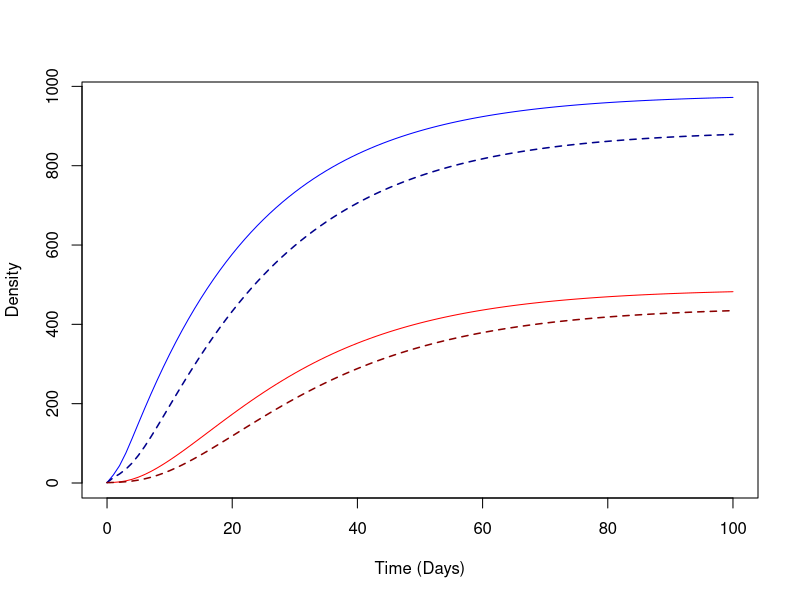
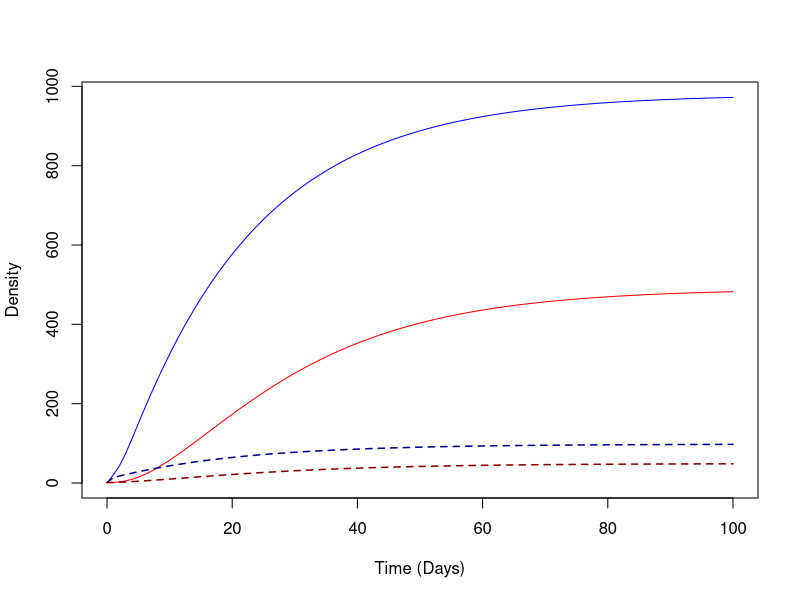
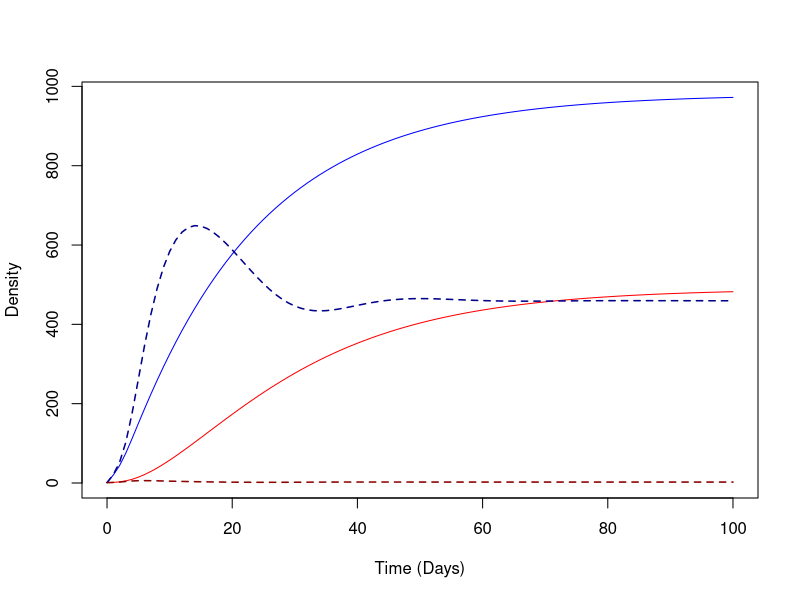

The R script that drew these images, in order:
## ---- chunk 1
BasicAquatic_dML = function(t, y, params){with(c(params, as.list(y)),{
   
  # Terms 
  Lambda = psi*exp(-sigma*L)*L/2 
  eta = chi*f*M 
   
  # Dynamics 
  dM = Lambda - g*M
  dL = eta - (psi*exp(-sigma*L) + phi + theta*L)*L 
  
  return(list(c(dM, dL)))
})} 
## ---- chunk 2
makePar_BasicAquatic = function(f=1/2.5, g=1/10, chi = 50, psi = 1/10, phi = 1/10, theta = 1/100, sigma=0){
  list(f=f, g=g, chi=chi, psi=psi, phi=phi, theta=theta, sigma=sigma)
}
## ---- chunk 3
tt = seq(0,100, by=1) 
y0 = c(M=1, L=1)
params = makePar_BasicAquatic()
params1 = makePar_BasicAquatic(phi=1)
params2 = makePar_BasicAquatic(theta=1/10)
params3 = makePar_BasicAquatic(sigma=1/100, theta=0)
## ---- chunk 4
require(deSolve)
yout  <- lsode(y=y0, times=tt, func=BasicAquatic_dML, parms=params) 
yout1 <- lsode(y=y0, times=tt, func=BasicAquatic_dML, parms=params1) 
yout2 <- lsode(y=y0, times=tt, func=BasicAquatic_dML, parms=params2) 
yout3 <- lsode(y=y0, times=tt, func=BasicAquatic_dML, parms=params3) 
## ---- chunk 5
plotML = function(out, llwd=1, clrL = "blue", clrM="red"){with(data.frame(out),{
  plot(time, L, type = "l", lwd=llwd, col = clrL, xlab = "Time (Days)", ylab = "Density") 
  lines(time, M, col = clrM, lwd=llwd) 
})}

addML = function(out, llty = 2, llwd=1, clrL = "blue", clrM="red"){with(data.frame(out),{
  lines(time, L, col = clrL, lty=llty, lwd=llwd) 
  lines(time, M, col = clrM, lty=llty, lwd=llwd) 
})}

## ---- chunk 6
plotML(yout)
addML(yout1, clrL = "darkblue", clrM="darkred", llwd=1.5)
## ---- chunk 7
plotML(yout)
addML(yout2, clrL = "darkblue", clrM="darkred", llwd=1.5)
## ---- chunk 8
plotML(yout)
addML(yout3, clrL = "darkblue", clrM="darkred", llwd=1.5)
